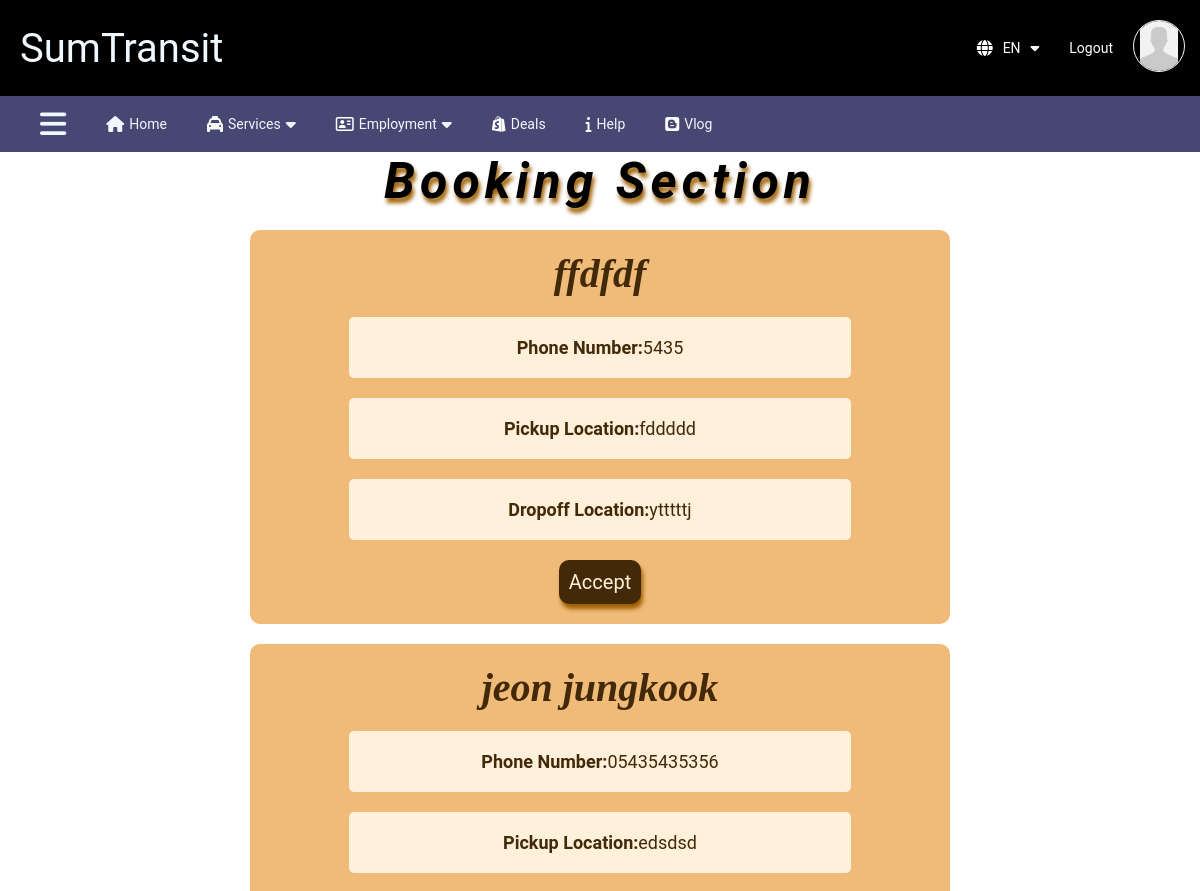
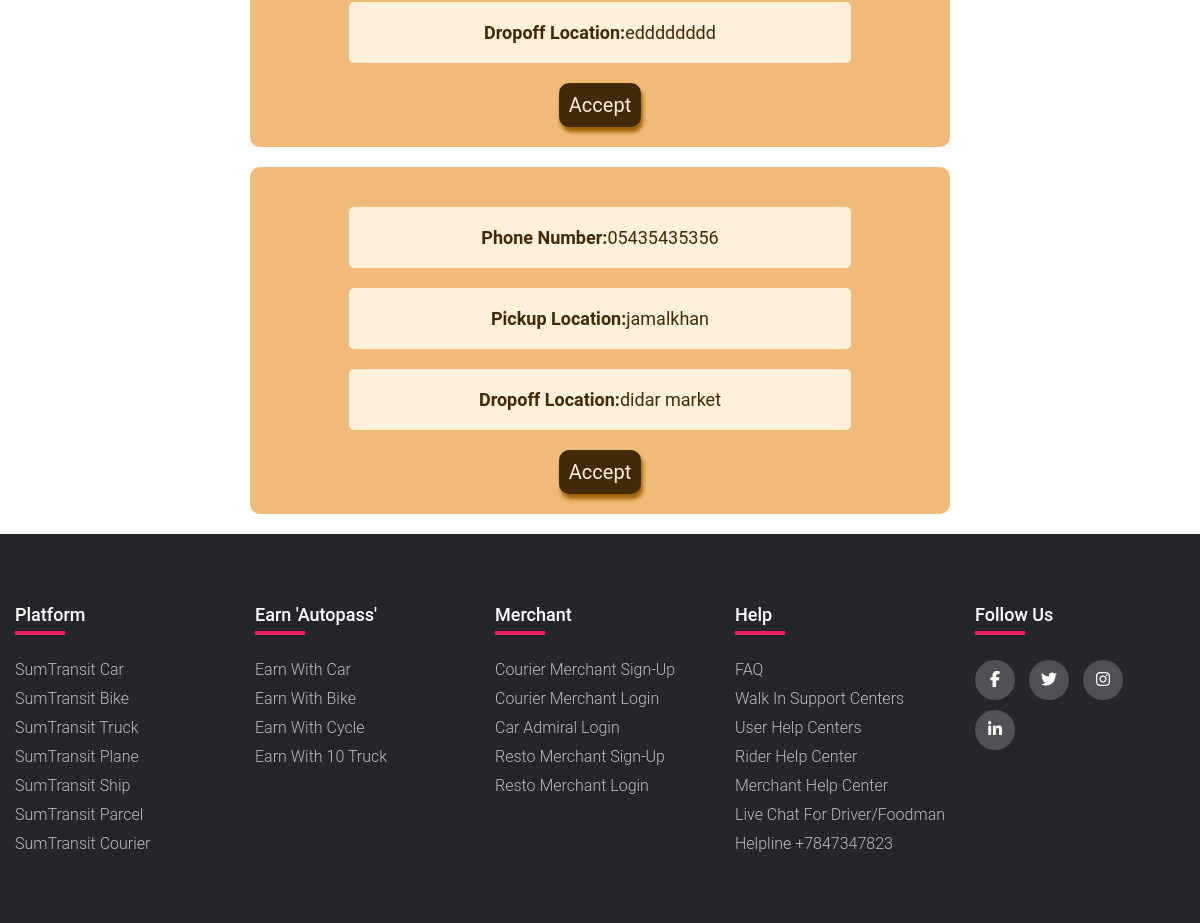
Page /Driver/Car/Booking/ (signed in) on the committed database (2 pictures, top to bottom).
### main/models.py (models this page shows, shortened)
class Booking(models.Model):
    STATUS_CHOICES = [
        ('pending', 'Pending'),
        ('approved', 'Approved'),
        ('rejected', 'Rejected'),
    ]
    customerid = models.ForeignKey('RiderRegister', on_delete=models.CASCADE, related_name='customer_bookings',null=True, blank=True)
    driverid = models.ForeignKey('CarRegister', on_delete=models.CASCADE, null=True, blank=True, related_name='driver_bookings')
    name = models.CharField(max_length=100)
    phone_number = models.CharField(max_length=15)
    pickup_location = models.CharField(max_length=255)
    pickup_date = models.DateField(default=datetime.date(1999, 10, 10))
    pickup_time = models.TimeField(default=datetime.time(0, 0))
    dropoff_location = models.CharField(max_length=255)
    dropoff_date = models.DateField(default=datetime.date(1999, 10, 10))
    dropoff_time = models.TimeField(default=datetime.time(0, 0))
    status = models.CharField(max_length=20, choices=STATUS_CHOICES, default='pending')

### main/views.py (the view)
def confirm_car_booking(request):
    user_booking = Booking.objects.filter(status='pending')
    return render(request, 'confirm_car_booking.html',{'pendings': user_booking})

### main/context_processors.py (called while the page is built)
def profile_pic(request):
    if request.user.is_authenticated:
        profile_pic = None
        try:
            if request.user.user_type == 'Driver':
                driver = CarRegister.objects.get(user=request.user)
                profile_pic = driver.profilepic.url if driver.profilepic else 'profilepic/profile.jpg'
            elif request.user.user_type == 'Customer':
                customer = RiderRegister.objects.get(user=request.user)
                profile_pic = customer.profilepic.url if customer.profilepic else 'profilepic/profile.jpg'
        except (CarRegister.DoesNotExist, RiderRegister.DoesNotExist):
            profile_pic = 'profilepic/profile.jpg'  # Default profile picture
        return {'profile_pic': profile_pic}
    return {'profile_pic': 'profilepic/profile.jpg'}

### main/templates/confirm_car_booking.html
{% extends 'base.html' %}
{% load static %}
{% block content %}
<div style="align-items: center;display: flex;flex-direction: column;">
    <h1 class="dealsheader">Booking Section</h1>
    <ul>
        {% for pending in pendings %}
        <li>
            <div class="dealsbox">
                <h3 class="dealstitle">{{ pending.name }}</h3>
                <p class="dealsdes"><b>Phone Number: </b>{{ pending.phone_number }}</p>
                <p class="dealsdes"><b>Pickup Location: </b>{{ pending.pickup_location }}</p>
                <p class="dealsdes"><b>Dropoff Location: </b>{{ pending.dropoff_location }}</p>
                <a href="{% url 'accept_booking' pending.id %}" class="thakna">
                    <div class="claimd"><p> Accept <p></div>
                </a>
            </div>
        </li>
        {% endfor %}
    </ul>
</div>
{% endblock %}

### static/website/css/style.css (style rules this page uses)
* { margin: 0px; border: border-box; padding: 0px; font-family: Roboto; }
ul { list-style: none; }
h3 { font-size: 20px; margin-bottom: 5px; }
p { font-size: 14px; margin: 0; }
.thakna { text-decoration: none; color: aliceblue; }
html { scroll-behavior: smooth; }
.dealsheader { letter-spacing: 5px; font-size: 50px; font-style: italic; text-shadow: 2px 5px 4px rgb(158, 95, 0); }
.dealsbox { background-color: #F0BB78; margin: 20px; flex-direction: column; display: flex; align-items: center; border-radius: 10px; padding: 20px; width: 55vw; }
.dealstitle { color: #422907; font-size: 40px; font-family: Georgia; font-style: italic; margin: 0 20px; }
.dealsdes { background-color: #FFF0DC; width: 70%; display: flex; justify-content: center; padding: 20px; margin-top: 20px; border-radius: 5px; font-size: 18px; color: #422907; }
.claimd { width: fit-content; background-color: #422907; color: #FFF0DC; margin-top: 20px; padding: 10px; border-radius: 10px; box-shadow: 2px 5px 4px rgb(158, 95, 0); }
.claimd p { font-size: 20px; }

### rows in the picture
Booking: name "ffdfdf", phone_number "5435", pickup_location "fddddd", dropoff_location "ytttttj"
Booking: name "jeon jungkook", phone_number "05435435356", pickup_location "edsdsd", dropoff_location "edddddddd"
Booking: phone_number "05435435356", pickup_location "jamalkhan", dropoff_location "didar market"
